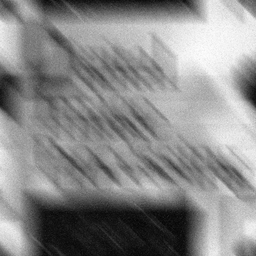
#> input picture reference/Better/SUSTech_EE326_2022S-main/SUSTech_EE326_Lab/lab6/img_source/Q6_3_2.tiff, 256 x 256 px, shrunk from 688 x 688 before the run
$ python lab6_3.py
#> lines starting #> are read from the running program, lines starting #| are printed output that depends on the picture
### reference/Better/SUSTech_EE326_2022S-main/SUSTech_EE326_Lab/EE326_library/MeanFilters.py
#!/usr/bin/env python
# -*- coding:utf-8 -*-
# @FileName  :MeanFilters.py
# @Time      :2022-04-23 11:56
# @Author    :钟新宇
import numpy as np

from EE326_library.Base import normalize


def arithmetic_mean(input_image, size):
    img = np.array(input_image, dtype=int)
    row, col = img.shape
    step = (size - 1) // 2
    if step * 2 + 1 >= row or step * 2 + 1 >= col:
        print("The parameter size is to large.")
    img_pad = np.pad(input_image, [step, step], 'constant', constant_values=[0] * 2)
    img_out = np.array(np.zeros((row, col)))
    for i in range(step, row):
        for j in range(step, col):
            img_out[i - step, j - step] = np.sum(img_pad[i - step:i + step + 1, j - step:j + step + 1]) / (step ** 2)
    img_out = normalize(img_out)
    return img_out


def geometric_mean(input_image, size):
    """
    一般来说，几何平均滤波器的平滑效果 可与算术平均滤波器相媲美，但它会损失较少的图像细节。
    注意：如果图像的动态范围很大，我们一般会做log运算，但是对数运算后一般不使用几何平均滤波器。
    :param input_image:
    :param size:
    :return:
    """
    img = np.array(input_image, dtype=float)
    row, col = img.shape
    step = (size - 1) // 2
    if step * 2 + 1 >= row or step * 2 + 1 >= col:
        print("The parameter size is to large.")
    img_pad = np.pad(img, [step, step], 'constant', constant_values=[1] * 2)
    img_out = np.array(np.zeros((row, col)))
    for i in range(step, row):
        for j in range(step, col):
            temp = img_pad[i - step:i + step + 1, j - step:j + step + 1]
            temp = np.prod(temp)
            temp = np.power(temp, 1 / (size ** 2))
            img_out[i - step, j - step] = temp
    img_out = normalize(img_out)
    return img_out


def harmonic_mean(input_image, size):
    """
    它对盐噪声的效果很好，但对椒噪声则效果不好。它对其他类型的噪声如高斯噪声也有很好的效果。
    :param input_image:
    :param size:
    :return:
    """
    img = np.array(input_image, dtype=int)
    row, col = img.shape
    step = (size - 1) // 2
    if step * 2 + 1 >= row or step * 2 + 1 >= col:
        print("The parameter size is to large.")

    img_pad = np.pad(img, [step, step], 'constant', constant_values=[1] * 2)
    img_out = np.array(np.zeros((row, col)))
    for i in range(step, row):
        for j in range(step, col):
            temp = np.array(img_pad[i - step:i + step + 1, j - step:j + step + 1], dtype=float)
            temp = np.reciprocal(temp)
            temp = (size ** 2) / np.sum(temp)
            img_out[i - step, j - step] = temp
    img_out = normalize(img_out)
    return img_out


def contraharmonic_mean(input_image, q, size):
    """
    它非常适合于减少椒盐噪声的影响。Q>0处理胡椒噪声，Q<0处理盐噪声。
    缺点：不能同时处理椒和盐的噪声；

    :param input_image:
    :param q:Q>0 会导致黑色区域缩小，白色区域放大；Q<0 会导致白色区域缩小，黑色区域放大。
    :param size:
    :return:
    """
    global q2_array, q_array
    img = np.array(input_image, dtype=float)
    row, col = img.shape
    step = (size - 1) // 2
    if step * 2 + 1 >= row or step * 2 + 1 >= col:
        print("The parameter size is to large.")

    img_pad = np.pad(img, [step, step], 'constant', constant_values=[1] * 2)
    img_out = np.array(np.zeros((row, col)))

    if q > 0:
        q_array = np.array(np.maximum(np.zeros((size, size)), q), dtype=float)
        q2_array = np.array(np.maximum(np.zeros((size, size)), q + 1), dtype=float)
    elif q < 0:
        q_array = np.array(np.minimum(np.zeros((size, size)), q), dtype=float)
        q2_array = np.array(np.minimum(np.zeros((size, size)), q + 1), dtype=float)

    for i in range(step, row):
        for j in range(step, col):
            temp = np.array(img_pad[i - step:i + step + 1, j - step:j + step + 1], dtype=float)
            a = np.sum(np.power(temp, q2_array))
            b = np.sum(np.power(temp, q_array))
            img_out[i - step, j - step] = a / b

    img_out = normalize(img_out)
    return img_out


# [5 lines that do not run on import are left out]

### reference/Better/SUSTech_EE326_2022S-main/SUSTech_EE326_Lab/EE326_library/Base.py
#!/usr/bin/env python
# -*- coding:utf-8 -*-
# @FileName  :Base.py
# @Time      :2022-04-23 18:00
# @Author    :钟新宇
import numpy as np
from matplotlib import pyplot as plt


# [8 lines left out: function to_center, not called in this run]


def normalize(input_array, mag_max=255, mag_min=0, dtype=float):
    input_array = np.array(input_array, dtype=dtype)
    zero_array = np.array(np.zeros(input_array.shape), dtype=dtype)
    max_array = np.array(np.full(input_array.shape, mag_max), dtype=dtype)
    zmax = np.max(input_array)
    zmin = np.min(input_array)
    output_array = input_array
    if zmax == zmin:
        if mag_min <= zmax <= mag_max:
            output_array = np.array(input_array, dtype=int)
        elif zmax < mag_min:
            output_array = np.array(zero_array, dtype=int)
        elif zmax > mag_max:
            output_array = np.array(max_array, dtype=int)
    else:
        temp_array = mag_max * (input_array - zmin) / (zmax - zmin)
        output_array = np.array(temp_array, dtype=int)
    return output_array


def plot(img, title, path):
    plt.figure()
    plt.title(title)
    plt.imshow(img, cmap='gray')
    plt.tight_layout()
    plt.savefig(path)
    plt.axis('off')
    plt.show()


# [5 lines that do not run on import are left out]

### reference/Better/SUSTech_EE326_2022S-main/SUSTech_EE326_Lab/EE326_library/OrderStatisticFilters.py
#!/usr/bin/env python
# -*- coding:utf-8 -*-
# @FileName  :OrderStatisticFilters.py
# @Time      :2022-04-23 11:57
# @Author    :钟新宇
import numpy as np

from EE326_library.Base import normalize


def median_filter(input_image, size):
    """
    median filter 对椒盐噪声特别有效，并且不会导致图像边缘变模糊，也不会让图像形状大小改变。
    median filter 对均匀噪声无效。
    :param input_image: 使用opencv读取的输入图像数组
    :param size: 邻域大小，正方形
    :return: 输出图像数组
    """
    img = np.array(input_image, dtype=float)
    row, col = img.shape
    step = (size - 1) // 2
    if step * 2 + 1 >= row or step * 2 + 1 >= col:
        print("The parameter size is to large.")
    img_pad = np.pad(input_image, [step, step], 'constant', constant_values=[1] * 2)
    img_out = np.array(np.zeros((row, col)))
    for i in range(step, row):
        for j in range(step, col):
            img_out[i - step, j - step] = np.median(img_pad[i - step:i + step + 1, j - step:j + step + 1])
    img_out = normalize(img_out)
    return img_out


def max_filter(input_image, size):
    """
    max filter 适用于处理椒（pepper）噪声，但是它会导致图像中黑色区域变小，白色区域变大
    :param input_image:
    :param size:
    :return:
    """
    img = np.array(input_image, dtype=float)
    row, col = img.shape
    step = (size - 1) // 2
    if step * 2 + 1 >= row or step * 2 + 1 >= col:
        print("The parameter size is to large.")
    img_pad = np.pad(input_image, [step, step], 'constant', constant_values=[1] * 2)
    img_out = np.array(np.zeros((row, col)))
    for i in range(step, row):
        for j in range(step, col):
            img_out[i - step, j - step] = np.max(img_pad[i - step:i + step + 1, j - step:j + step + 1])
    img_out = normalize(img_out)
    return img_out


def min_filter(input_image, size):
    """
    min filter 适用于处理盐（salt）噪声，但是它会导致图像中白色区域变小，黑色区域变大
    :param input_image:
    :param size:
    :return:
    """
    img = np.array(input_image, dtype=float)
    row, col = img.shape
    step = (size - 1) // 2
    if step * 2 + 1 >= row or step * 2 + 1 >= col:
        print("The parameter size is to large.")
    img_pad = np.pad(input_image, [step, step], 'constant', constant_values=[0] * 2)
    img_out = np.array(np.zeros((row, col)))
    for i in range(step, row):
        for j in range(step, col):
            img_out[i - step, j - step] = np.min(img_pad[i - step:i + step + 1, j - step:j + step + 1])
    return img_out


def midpoint_filter(input_image, size):
    img = np.array(input_image, dtype=float)
    row, col = img.shape
    step = (size - 1) // 2
    if step * 2 + 1 >= row or step * 2 + 1 >= col:
        print("The parameter size is to large.")
    img_pad = np.pad(input_image, [step, step], 'constant', constant_values=[1] * 2)
    img_out = np.array(np.zeros((row, col)))
    for i in range(step, row):
        for j in range(step, col):
            temp_max = np.max(img_pad[i - step:i + step + 1, j - step:j + step + 1])
            temp_min = np.min(img_pad[i - step:i + step + 1, j - step:j + step + 1])
            img_out[i - step, j - step] = (temp_max + temp_min) / 2
    img_out = normalize(img_out)
    return img_out


def alpha_trimmed_mean(input_image, d, size):
    """
    α－裁剪均值滤波器
    修正阿尔法均值滤波器在邻域中，删除 d 个最低灰度值和 d 个最高灰度值，计算剩余像素的算术平均值作为输出结果
    :param input_image:
    :param d:
    :param size:
    :return:
    """
    img = np.array(input_image, dtype=float)
    row, col = img.shape
    step = (size - 1) // 2
    if step * 2 + 1 >= row or step * 2 + 1 >= col:
        print("The parameter size is to large.")
    if d >= size ** 2:
        print("The parameter d is to large.")
    img_pad = np.pad(input_image, [step, step], 'constant', constant_values=[1] * 2)
    img_out = np.array(np.zeros((row, col)))
    for i in range(step, row):
        for j in range(step, col):
            temp = np.sort(img_pad[i - step:i + step + 1, j - step:j + step + 1].flat)
            temp = np.sum(temp[d: size ** 2 - d])
            img_out[i - step, j - step] = temp / (size ** 2 - d * 2)
    img_out = normalize(img_out)
    return img_out


# [5 lines that do not run on import are left out]

### reference/Better/SUSTech_EE326_2022S-main/SUSTech_EE326_Lab/EE326_library/AdaptiveFilters.py
#!/usr/bin/env python
# -*- coding:utf-8 -*-
# @FileName  :AdaptiveFilters.py
# @Time      :2022-04-23 11:57
# @Author    :钟新宇
import numpy as np

from EE326_library.Base import normalize
from EE326_library.MeanFilters import geometric_mean


def adaptive_arithmetic_mean(input_image, noise_var, size):
    """
    adaptive mean filter 相当于原图像和算数平均滤波的加权平均，权重由方差决定。
    注意：由于输入图像 == 原图像 + 噪声，因此邻域方差 >= 全局方差。
    1.全局方差 == 0，输出原图像。
    2.邻域方差 == 全局方差，输出算术平均。
    3.邻域方差 >> 全局方差，说明邻域中包含图像的有效信息，输出图像应当接近原图像（全局方差较小，接近原图像；全局方差较大，接近算术平均）。
    :param noise_var:
    :param input_image:
    :param size:
    :return:
    """
    img = np.array(input_image, dtype=int)
    row, col = img.shape
    img_out = np.array(np.zeros((row, col)))

    step = (size - 1) // 2
    if step * 2 + 1 >= row or step * 2 + 1 >= col:
        print("The parameter size is to large.")

    if noise_var == 0:
        img_out = img
    else:
        img_pad = np.pad(input_image, [step, step], 'constant', constant_values=[0] * 2)
        for i in range(step, row):
            for j in range(step, col):
                temp = img_pad[i - step:i + step, j - step:j + step]
                temp_var = np.var(temp)
                if noise_var == temp_var:
                    img_out[i - step, j - step] = np.mean(temp)
                elif temp_var == 0:
                    img_out[i - step, j - step] = img[i - step, j - step]
                else:
                    rat = noise_var / temp_var
                    val = img[i - step, j - step]
                    img_out[i - step, j - step] = (val - rat * (val - np.mean(temp)))

    img_out = normalize(img_out)
    return img_out


# [32 lines left out: function adaptive_geometric_mean, not called in this run]


def _adaptive_median_mask(s, img, i, j):
    row, col = img.shape
    step = (s - 1) // 2

    if step <= i <= row - step and step <= j <= col - step:
        temp = img[i - step:i + step + 1, j - step:j + step + 1]
        zmed = np.median(temp)
        zmax = np.max(temp)
        zmin = np.min(temp)
        zxy = img[i, j]
        a1 = zmed - zmin
        a2 = zmed - zmax
        b1 = zxy - zmin
        b2 = zxy - zmax
        return temp, zmed, zmax, zmin, zxy, a1, a2, b1, b2


def adaptive_median_filter(input_image, smax, smin):
    """
        adaptive median filter 适用于椒盐噪声，可以尽可能确保输出值不是脉冲
        1. a1 > 0 and a2 < 0:
            通过比较邻域内中值和最大值、最小值的关系判断中值是不是脉冲；
            如果条件满足，说明不是脉冲，goto State B；
            如果是脉冲，增加窗口大小；
            如果窗口增加到最大，中值还是一个脉冲，那么直接输出中值
        2.b1 > 0 and b2 < 0:
            通过比较原图像素点和邻域最大值、最小值的关系判断正在处理的点是不是脉冲
            如果条件满足，说明不是脉冲，输出原像素点的灰度值
            如果是脉冲，输出邻域中值（不是脉冲），相当于中值滤波
    :param input_image:
    :param smax:窗口最大值
    :param smin:窗口初始值
    :return:
    """
    img = np.array(input_image, dtype=int)
    row, col = img.shape
    img_out = np.array(np.zeros((row, col)))

    for i in range(row):
        for j in range(col):

            s = smin
            temp, zmed, zmax, zmin, zxy, a1, a2, b1, b2 = _adaptive_median_mask(s, img, i, j)
            while temp is not None:

                # if A1>0 and A2<0, go to stage B
                if a1 > 0 and a2 < 0:
                    # temp, zmed, zmax, zmin, zxy, _, _, b1, b2 = adaptive_median_mask(s - 2, img, i, j)
                    # if A1>0 and A2<0, output zxy
                    if b1 > 0 and b2 < 0:
                        img_out[i, j] = zxy
                        break
                    # else output zmed
                    else:
                        img_out[i, j] = zmed
                        break
                # else increase the window size
                else:
                    s += 2
                    # if window size s > smax, output zmed
                    if s > smax:
                        img_out[i, j] = zmed
                        break
    img_out = normalize(img_out)
    return img_out


# [5 lines that do not run on import are left out]

### reference/Better/SUSTech_EE326_2022S-main/SUSTech_EE326_Lab/lab6/lab6_1.py
#!/usr/bin/env python
# -*- coding:utf-8 -*-
# @FileName  :lab6_1.py
# @Time      :2022-04-23 18:33
# @Author    :钟新宇
import cv2
import numpy as np
from matplotlib import pyplot as plt

from EE326_library.Base import plot
from EE326_library.AdaptiveFilters import adaptive_arithmetic_mean, adaptive_median_filter
from EE326_library.MeanFilters import arithmetic_mean, geometric_mean, harmonic_mean, contraharmonic_mean
from EE326_library.OrderStatisticFilters import median_filter, max_filter, min_filter, midpoint_filter, \
    alpha_trimmed_mean


def lab6_1(img, size, path, q, noise_var, d, smax):
    img = np.maximum(img, 1)
    img_arithmetic_mean = arithmetic_mean(img, size=size)
    img_geometric_mean = geometric_mean(img, size=size)
    img_harmonic_mean = harmonic_mean(img, size=size)
    img_contraharmonic_mean_1 = contraharmonic_mean(img, size=size, q=q)
    img_contraharmonic_mean_2 = contraharmonic_mean(img, size=size, q=-q)
    img_median_filter = median_filter(img, size=size)
    img_max_filter = max_filter(img, size=size)
    img_min_filter = min_filter(img, size=size)
    img_midpoint_filter = midpoint_filter(img, size=size)
    img_alpha_trimmed_mean = alpha_trimmed_mean(img, d=d, size=size)
    img_adaptive_arithmetic_mean = adaptive_arithmetic_mean(img, size=size, noise_var=noise_var)
    img_adaptive_median_filter = adaptive_median_filter(img, smax=smax, smin=1)

    plot(img=img, title="img", path="./img_result/" + path + "/img.png")
    plot(img=img_arithmetic_mean, title="img_arithmetic_mean", path="./img_result/" + path + "/img_arithmetic_mean.png")
    plot(img=img_geometric_mean, title="img_geometric_mean", path="./img_result/" + path + "/img_geometric_mean.png")
    plot(img=img_harmonic_mean, title="img_harmonic_mean", path="./img_result/" + path + "/img_harmonic_mean.png")
    plot(img=img_contraharmonic_mean_1, title="img_contraharmonic_mean_1" + "\n" + "q=%f" % q,
         path="./img_result/" + path + "/img_contraharmonic_mean_1.png")
    plot(img=img_contraharmonic_mean_2, title="img_contraharmonic_mean_1" + "\n" + "q=%f" % q,
         path="./img_result/" + path + "/img_contraharmonic_mean_2.png")
    plot(img=img_median_filter, title="img_median_filter", path="./img_result/" + path + "/img_median_filter.png")
    plot(img=img_max_filter, title="img_max_filter", path="./img_result/" + path + "/img_max_filter.png")
    plot(img=img_min_filter, title="img_min_filter", path="./img_result/" + path + "/img_min_filter.png")
    plot(img=img_midpoint_filter, title="img_midpoint_filter", path="./img_result/" + path + "/img_midpoint_filter.png")
    plot(img=img_alpha_trimmed_mean, title="img_alpha_trimmed_mean" + "\n" + "d=%d" % d,
         path="./img_result/" + path + "/img_alpha_trimmed_mean.png")
    plot(img=img_adaptive_arithmetic_mean, title="img_adaptive_arithmetic_mean" + "\n" + "noise var=%f" % noise_var,
         path="./img_result/" + path + "/img_adaptive_arithmetic_mean.png")
    plot(img=img_adaptive_median_filter, title="img_adaptive_median_filter""\n" + "smax=%d" % smax,
         path="./img_result/" + path + "/img_adaptive_median_filter.png")
    plot(img=img_midpoint_filter, title="img_midpoint_filter", path="./img_result/" + path + "/img_midpoint_filter.png")


# [35 lines left out: functions lab6_1_1, lab6_1_2, lab6_1_3, lab6_1_4, not called in this run]


# [8 lines that do not run on import are left out]

### reference/Better/SUSTech_EE326_2022S-main/SUSTech_EE326_Lab/lab6/lab6_3.py
#!/usr/bin/env python
# -*- coding:utf-8 -*-
# @FileName  :lab6_3.py
# @Time      :2022-04-23 18:33
# @Author    :钟新宇
import cv2
import matplotlib.pyplot as plt
import numpy as np
from PIL import Image

from EE326_library.Base import plot
from EE326_library.Degradations import motion_blur, full_inverse, limit_inverse, wiener
from lab6.lab6_1 import lab6_1


def lab6_motion_blur(img, path, a, b, T, mode, radius=70, k2=100):
    h = motion_blur(img, a=a, b=b, T=T)
    if mode == "full":
        img_motion_blur_full = full_inverse(img, h=h)
        plot(img=img_motion_blur_full, title="img_motion_blur_full",
             path="./img_result/" + path + "/img_motion_blur_full.png")
    elif mode == "limit":
        img_motion_blur_limit = limit_inverse(img, h=h, radius=radius)
        plot(img=img_motion_blur_limit, title="img_motion_blur_limit",
             path="./img_result/" + path + "/img_motion_blur_limit.png")
    elif mode == "wiener":
        img_motion_blur_wiener = wiener(img, h=h, k2=k2)
        plot(img=img_motion_blur_wiener, title="img_motion_blur_wiener",
             path="./img_result/" + path + "/img_motion_blur_wiener.png")


def lab6_3_1():
    """
    no noise
    :return:
    """
    img = np.asarray(cv2.imread("./img_source/Q6_3_1.tiff", cv2.IMREAD_GRAYSCALE), dtype=int)
    # img = plt.imread("./img_source/Q6_3_1.tiff")
    img = np.array(img, dtype=int)
    # plt.figure()
    # plt.imshow(img, cmap='gray')
    # plt.show()
    lab6_motion_blur(img=img, path="lab6_3_1", a=0.1, b=0.1, T=1, mode="full")
    lab6_motion_blur(img=img, path="lab6_3_1", a=0.1, b=0.1, T=1, mode="limit", radius=40)
    lab6_motion_blur(img=img, path="lab6_3_1", a=0.1, b=0.1, T=1, mode="wiener", k2=100)


def lab6_3_2():
    """
    uniform noise;
    :return:
    """
    img = np.asarray(cv2.imread("./img_source/Q6_3_2.tiff", cv2.IMREAD_GRAYSCALE), dtype=int)
#> img: shape (256, 256) int64; min 4, max 254, mean 138.1
    lab6_1(img, size=3, path="lab6_3_2", q=1.5, noise_var=0.1, d=2, smax=7)
#> in arithmetic_mean, `img_pad = np.pad(input_image, [step, step], 'constant', constant_value..`:
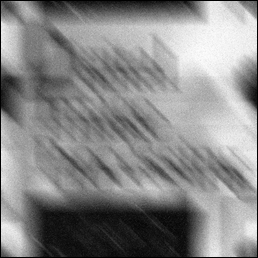
#> img_pad: shape (258, 258) int64; min 0, max 254, mean 136
#> in normalize, `zmax = np.max(input_array)`: zmax = 2246
#> in normalize, `zmin = np.min(input_array)`: zmin = 0
#> after the loop in max_filter, `for i in range(step, row):`:
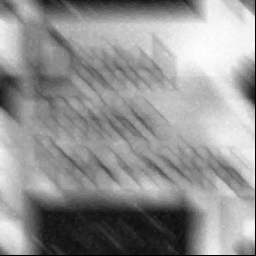
#> img_out: shape (256, 256) float64; min 0, max 254, mean 147
#> after the loop in min_filter, `for i in range(step, row):`:
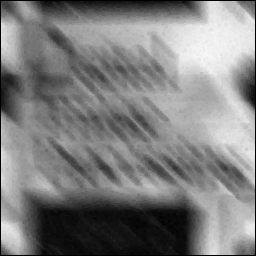
#> img_out: shape (256, 256) float64; min 0, max 247, mean 126.5
#> the loop in adaptive_median_filter, `for i in range(row):` made 256 passes


def lab6_3_3():
    """
    pepper and salt noise;
    :return:
    """
    img = np.asarray(cv2.imread("./img_source/Q6_3_3.tiff", cv2.IMREAD_GRAYSCALE), dtype=int)
    lab6_1(img, size=5, path="lab6_3_3", q=1.5, noise_var=0.25, d=2, smax=7)


if __name__ == '__main__':
    try:
        # lab6_3_1()
        lab6_3_2()
        # lab6_3_3()

    except KeyboardInterrupt:
        pass
